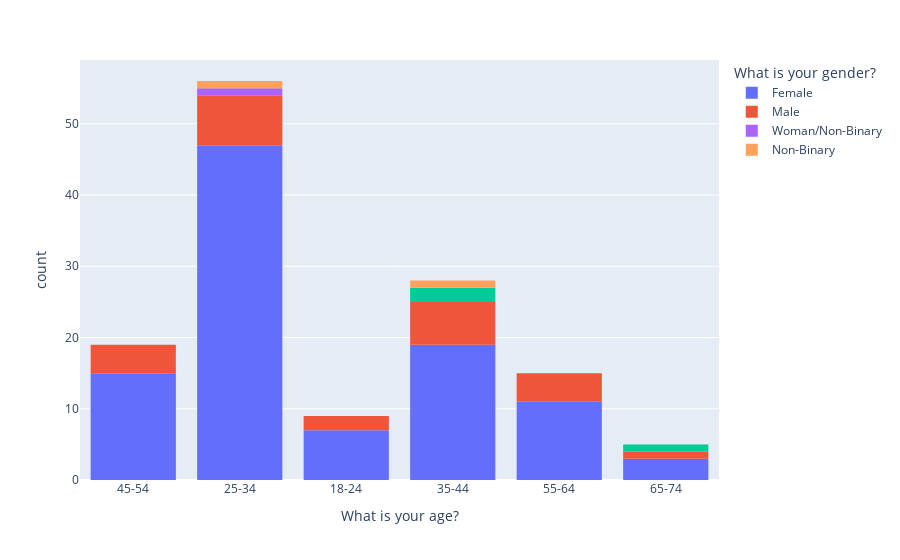

Source (notebook cell):
### Code cell
import plotly.express as px
fig = px.histogram(dei, x="What is your age?", color="What is your gender?")
fig.show()

### Figure 1 — Plotly figure (JSON) as saved in the notebook; plotly's stock layout.template omitted (floating-point values rounded to 4 significant figures)
{"data": [{"alignmentgroup": "True", "bingroup": "x", "hovertemplate": "What is your gender?=Female<br>What is your age?=%{x}<br>count=%{y}<extra></extra>", "legendgroup": "Female", "marker": {"color": "#636efa"}, "name": "Female", "offsetgroup": "Female", "orientation": "v", "showlegend": true, "type": "histogram", "x": ["45-54", "25-34", "25-34", "25-34", "18-24", "35-44", "18-24", "25-34", "25-34", "55-64", "18-24", "45-54", "55-64", "18-24", "35-44", "25-34", "25-34", "55-64", "45-54", "55-64", "25-34", "25-34", "25-34", "55-64", "35-44", "55-64", "45-54", "25-34", "25-34", "25-34", "25-34", "25-34", "35-44", "25-34", "25-34", "25-34", "25-34", "65-74", "25-34", "65-74", "25-34", "35-44", "35-44", "35-44", "45-54", "25-34", "35-44", "55-64", "25-34", "45-54", "35-44", "45-54", "25-34", "25-34", "25-34", "25-34", "55-64", "35-44", "25-34", "35-44", "35-44", "65-74", "25-34", "35-44", "25-34", "25-34", "25-34", "45-54", "25-34", "45-54", "55-64", "18-24", "25-34", "25-34", "35-44", "35-44", "25-34", "45-54", "45-54", "45-54", "45-54", "25-34", "55-64", "45-54", "35-44", "25-34", "35-44", "35-44", "25-34", "25-34", "25-34", "25-34", "25-34", "25-34", "18-24", "55-64", "18-24", "35-44", "25-34", "45-54", "25-34", "25-34"], "xaxis": "x", "yaxis": "y"}, {"alignmentgroup": "True", "bingroup": "x", "hovertemplate": "What is your gender?=Male<br>What is your age?=%{x}<br>count=%{y}<extra></extra>", "legendgroup": "Male", "marker": {"color": "#EF553B"}, "name": "Male", "offsetgroup": "Male", "orientation": "v", "showlegend": true, "type": "histogram", "x": ["25-34", "45-54", "25-34", "25-34", "35-44", "25-34", "18-24", "45-54", "45-54", "35-44", "35-44", "65-74", "35-44", "55-64", "25-34", "55-64", "45-54", "18-24", "35-44", "25-34", "35-44", "25-34", "55-64", "55-64"], "xaxis": "x", "yaxis": "y"}, {"alignmentgroup": "True", "bingroup": "x", "hovertemplate": "What is your gender?=<br>What is your age?=%{x}<br>count=%{y}<extra></extra>", "legendgroup": "", "marker": {"color": "#00cc96"}, "name": "", "offsetgroup": "", "orientation": "v", "showlegend": false, "type": "histogram", "x": ["35-44", "65-74", "35-44"], "xaxis": "x", "yaxis": "y"}, {"alignmentgroup": "True", "bingroup": "x", "hovertemplate": "What is your gender?=Woman/Non-Binary<br>What is your age?=%{x}<br>count=%{y}<extra></extra>", "legendgroup": "Woman/Non-Binary", "marker": {"color": "#ab63fa"}, "name": "Woman/Non-Binary", "offsetgroup": "Woman/Non-Binary", "orientation": "v", "showlegend": true, "type": "histogram", "x": ["25-34"], "xaxis": "x", "yaxis": "y"}, {"alignmentgroup": "True", "bingroup": "x", "hovertemplate": "What is your gender?=Non-Binary<br>What is your age?=%{x}<br>count=%{y}<extra></extra>", "legendgroup": "Non-Binary", "marker": {"color": "#FFA15A"}, "name": "Non-Binary", "offsetgroup": "Non-Binary", "orientation": "v", "showlegend": true, "type": "histogram", "x": ["25-34", "35-44"], "xaxis": "x", "yaxis": "y"}], "layout": {"barmode": "relative", "legend": {"title": {"text": "What is your gender?"}, "tracegroupgap": 0}, "margin": {"t": 60}, "xaxis": {"anchor": "y", "domain": [0, 1], "title": {"text": "What is your age?"}}, "yaxis": {"anchor": "x", "domain": [0, 1], "title": {"text": "count"}}}}
